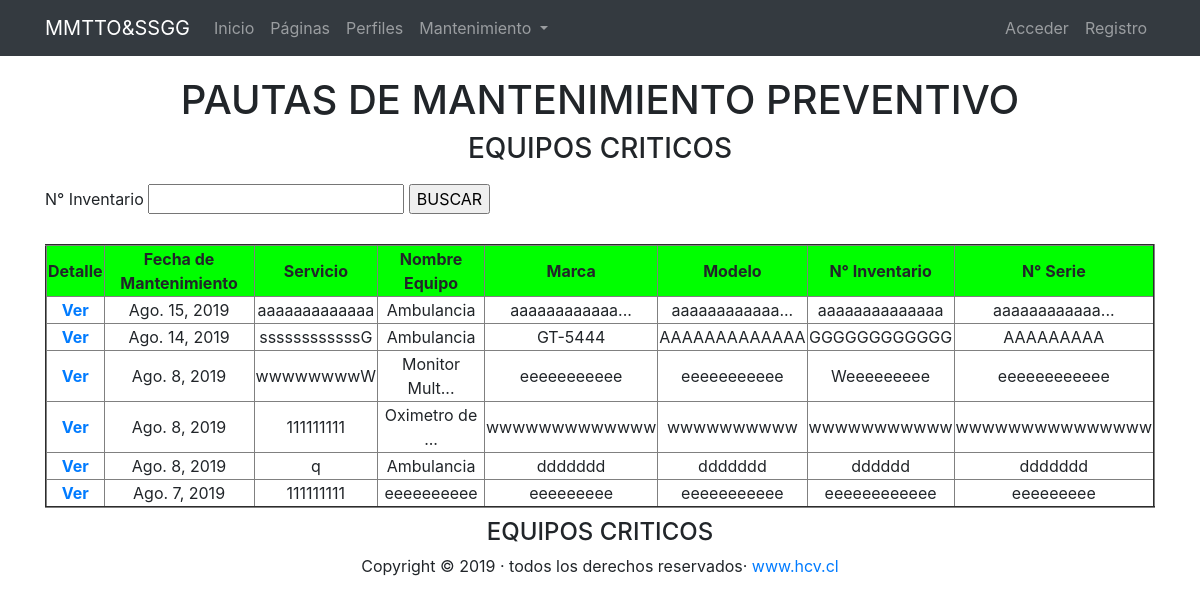
The page /monitores/ on the database its author committed.
### monitoreo/models.py (models this page shows, shortened)
class monitoreo(models.Model):
    servicio = models.CharField(max_length=100)
    nombre = models.CharField(max_length=100)
    serie = models.CharField(max_length=100)
    marca = models.CharField(max_length=100)
    modelo = models.CharField(max_length=100)
    inventario = models.CharField(max_length=100)
    justificacion = models.CharField(max_length=255)
    fecha = models.DateField(default=datetime.date.today)
    tecnico1 = models.CharField(max_length=255)
    tecnico2 = models.CharField(max_length=255)
    responsable = models.CharField(max_length=255)
    SI_NO = (('SI','Si'),('NO','No'))
    pauta1 = models.CharField(max_length=2,choices=SI_NO, default='SI', blank=True)
    SI_NO = (('SI','Si'),('NO','No'))
    pauta2 = models.CharField(max_length=2,choices=SI_NO, default='SI', blank=True)
    SI_NO = (('SI','Si'),('NO','No'))
    pauta3 = models.CharField(max_length=2,choices=SI_NO, default='SI', blank=True)
    SI_NO = (('SI','Si'),('NO','No'))
    pauta4 = models.CharField(max_length=2,choices=SI_NO, default='SI', blank=True)
    SI_NO = (('SI','Si'),('NO','No'))
    pauta5 = models.CharField(max_length=2,choices=SI_NO, default='SI', blank=True)
    SI_NO = (('SI','Si'),('NO','No'))
    pauta6 = models.CharField(max_length=2,choices=SI_NO, default='SI', blank=True)
    SI_NO = (('SI','Si'),('NO','No'))
    pauta7 = models.CharField(max_length=2,choices=SI_NO, default='SI', blank=True)
    SI_NO = (('SI','Si'),('NO','No'))
    pauta8 = models.CharField(max_length=2,choices=SI_NO, default='SI', blank=True)
    SI_NO = (('SI','Si'),('NO','No'))
    pauta9 = models.CharField(max_length=2,choices=SI_NO, default='SI', blank=True)
    SI_NO = (('SI','Si'),('NO','No'))
    pauta10 = models.CharField(max_length=2,choices=SI_NO, default='SI', blank=True)
    SI_NO = (('SI','Si'),('NO','No'))
    pauta11 = models.CharField(max_length=2,choices=SI_NO, default='SI', blank=True)
    SI_NO = (('SI','Si'),('NO','No'))
    pauta12 = models.CharField(max_length=2,choices=SI_NO, default='SI', blank=True)
    SI_NO = (('SI','Si'),('NO','No'))
    pauta13 = models.CharField(max_length=2,choices=SI_NO, default='SI', blank=True)
    SI_NO = (('SI','Si'),('NO','No'))
    pauta14 = models.CharField(max_length=2,choices=SI_NO, default='SI', blank=True)
    SI_NO = (('SI','Si'),('NO','No'))
    pauta15 = models.CharField(max_length=2,choices=SI_NO, default='SI', blank=True)
    SI_NO = (('SI','Si'),('NO','No'))
    pauta16 = models.CharField(max_length=2,choices=SI_NO, default='SI', blank=True)
    SI_NO = (('SI','Si'),('NO','No'))
    pauta17 = models.CharField(max_length=2,choices=SI_NO, default='SI', blank=True)
    SI_NO = (('SI','Si'),('NO','No'))
    pauta18 = models.CharField(max_length=2,choices=SI_NO, default='SI', blank=True)
    SI_NO = (('SI','Si'),('NO','No'))
    pauta19 = models.CharField(max_length=2,choices=SI_NO, default='SI', blank=True)
    SI_NO = (('SI','Si'),('NO','No'))
    pauta20 = models.CharField(max_length=2,choices=SI_NO, default='SI', blank=True)
    SI_NO = (('SI','Si'),('NO','No'))
    pauta21 = models.CharField(max_length=2,choices=SI_NO, default='SI', blank=True)
    SI_NO = (('SI','Si'),('NO','No'))
    pauta22 = models.CharField(max_length=2,choices=SI_NO, default='SI', blank=True)
    SI_NO = (('SI','Si'),('NO','No'))
    pauta23 = models.CharField(max_length=2,choices=SI_NO, default='SI', blank=True)
    SI_NO = (('SI','Si'),('NO','No'))
    pauta24 = models.CharField(max_length=2,choices=SI_NO, default='SI', blank=True)
    SI_NO = (('SI','Si'),('NO','No'))
    pauta25 = models.CharField(max_length=2,choices=SI_NO, default='SI', blank=True)
    SI_NO = (('SI','Si'),('NO','No'))
    pauta26 = models.CharField(max_length=2,choices=SI_NO, default='SI', blank=True)
    SI_NO = (('SI','Si'),('NO','No'))
    pauta27 = models.CharField(max_length=2,choices=SI_NO, default='SI', blank=True)
    SI_NO = (('SI','Si'),('NO','No'))
    pauta28 = models.CharField(max_length=2,choices=SI_NO, default='SI', blank=True)
    SI_NO = (('SI','Si'),('NO','No'))
    pauta29 = models.CharField(max_length=2,choices=SI_NO, default='SI', blank=True)
    SI_NO = (('SI','Si'),('NO','No'))
    pauta30 = models.CharField(max_length=2,choices=SI_NO, default='SI', blank=True)
    SI_NO = (('SI','Si'),('NO','No'))
    pauta31 = models.CharField(max_length=2,choices=SI_NO, default='SI', blank=True)
    SI_NO = (('SI','Si'),('NO','No'))
    pauta32 = models.CharField(max_length=2,choices=SI_NO, default='SI', blank=True)
    SI_NO = (('SI','Si'),('NO','No'))
    pauta33 = models.CharField(max_length=2,choices=SI_NO, default='SI', blank=True)
    SI_NO = (('SI','Si'),('NO','No'))
    pauta34 = models.CharField(max_length=2,choices=SI_NO, default='SI', blank=True)
    SI_NO = (('SI','Si'),('NO','No'))
    pauta35 = models.CharField(max_length=2,choices=SI_NO, default='SI', blank=True)
    SI_NO = (('SI','Si'),('NO','No'))
    pauta36 = models.CharField(max_length=2,choices=SI_NO, default='SI', blank=True)
    SI_NO = (('SI','Si'),('NO','No'))
    pauta37 = models.CharField(max_length=2,choices=SI_NO, default='SI', blank=True)
    SI_NO = (('SI','Si'),('NO','No'))
    pauta38 = models.CharField(max_length=2,choices=SI_NO, default='SI', blank=True)
    SI_NO = (('SI','Si'),('NO','No'))
    pauta39 = models.CharField(max_length=2,choices=SI_NO, default='SI', blank=True)
    SI_NO = (('SI','Si'),('NO','No'))
    pauta40 = models.CharField(max_length=2,choices=SI_NO, default='SI', blank=True)
    SI_NO = (('SI','Si'),('NO','No'))
    pauta41 = models.CharField(max_length=2,choices=SI_NO, default='SI', blank=True)
    SI_NO = (('SI','Si'),('NO','No'))
    pauta42 = models.CharField(max_length=2,choices=SI_NO, default='SI', blank=True)
    SI_NO = (('SI','Si'),('NO','No'))
    pauta43 = models.CharField(max_length=2,choices=SI_NO, default='SI', blank=True)
    SI_NO = (('SI','Si'),('NO','No'))
    pauta44 = models.CharField(max_length=2,choices=SI_NO, default='SI', blank=True)
    SI_NO = (('SI','Si'),('NO','No'))
    pauta45 = models.CharField(max_length=2,choices=SI_NO, default='SI', blank=True)
    SI_NO = (('SI','Si'),('NO','No'))
    pauta46 = models.CharField(max_length=2,choices=SI_NO, default='SI', blank=True)
    SI_NO = (('SI','Si'),('NO','No'))
    pauta47 = models.CharField(max_length=2,choices=SI_NO, default='SI', blank=True)
    SI_NO = (('SI','Si'),('NO','No'))
    pauta48 = models.CharField(max_length=2,choices=SI_NO, default='SI', blank=True)
    SI_NO = (('SI','Si'),('NO','No'))
    pauta49 = models.CharField(max_length=2,choices=SI_NO, default='SI', blank=True)
    SI_NO = (('SI','Si'),('NO','No'))
    pauta50 = models.CharField(max_length=2,choices=SI_NO, default='SI', blank=True)
    SI_NO = (('SI','Si'),('NO','No'))
    pauta51 = models.CharField(max_length=2,choices=SI_NO, default='SI', blank=True)
    SI_NO = (('SI','Si'),('NO','No'))
    pauta52 = models.CharField(max_length=2,choices=SI_NO, default='SI', blank=True)
    SI_NO = (('SI','Si'),('NO','No'))
    pauta53 = models.CharField(max_length=2,choices=SI_NO, default='SI', blank=True)
    SI_NO = (('SI','Si'),('NO','No'))
    pauta54 = models.CharField(max_length=2,choices=SI_NO, default='SI', blank=True)
    SI_NO = (('SI','Si'),('NO','No'))
    pauta55 = models.CharField(max_length=2,choices=SI_NO, default='SI', blank=True)
    SI_NO = (('SI','Si'),('NO','No'))
    pauta56 = models.CharField(max_length=2,choices=SI_NO, default='SI', blank=True)
    SI_NO = (('SI','Si'),('NO','No'))
    pauta57 = models.CharField(max_length=2,choices=SI_NO, default='SI', blank=True)
    SI_NO = (('SI','Si'),('NO','No'))
    pauta58 = models.CharField(max_length=2,choices=SI_NO, default='SI', blank=True)
    SI_NO = (('SI','Si'),('NO','No'))
    pauta59 = models.CharField(max_length=2,choices=SI_NO, default='SI', blank=True)
    SI_NO = (('SI','Si'),('NO','No'))
    pauta60 = models.CharField(max_length=2,choices=SI_NO, default='SI', blank=True)
    created = models.DateTimeField(auto_now_add=True, verbose_name="Fecha de creación")
    updated = models.DateTimeField(auto_now=True, verbose_name="Fecha de edición")
    class Meta:
        verbose_name='Pautas de Mantenimiento'

### monitoreo/views.py (the view)
# urls.py: path('', MonitoreoListView.as_view(), name='monitores'),
class MonitoreoListView(ListView):
    model = monitoreo
    paginate_by = 50

### monitoreo/templates/monitoreo/monitoreo_list.html (shortened to what this page needs)
{% extends 'core/base.html' %}
{% load static %}
{% block content %}
<div class="container">
  <div style="padding-top:20px; text-align:center;">
       <h1>PAUTAS DE MANTENIMIENTO PREVENTIVO</h1>
       <h3>EQUIPOS CRITICOS</h3>
   </div>
  <div class="container">
       <div class="row text-center">
         <table width="100%" border="2">
           <tbody>
          <div style="padding-top:10px; text-align:center;">
            <form action="{% url 'monitores:filtroinventario' %}" method="GET"> {% csrf_token %}
              N° Inventario
              <input type="text" name="buscar" value="" style="width:100 px"></input>
              <input type="submit" value="BUSCAR"></input>
            </form>
            <div style="padding-top:30px; text-align:center;"></div>
          </div>
                <tr>
               <th scope="row" bgcolor="#00FF00" >Detalle</th>
					   <td bgcolor="#00FF00"><b>Fecha de Mantenimiento</b></td>
                  <td bgcolor="#00FF00"><b>Servicio</b></td>
                  <td bgcolor="#00FF00"><b>Nombre Equipo</b></td>
                  <td bgcolor="#00FF00"><b>Marca</b></td>
                  <td bgcolor="#00FF00"><b>Modelo</b></td>
                  <td bgcolor="#00FF00"><b>N° Inventario</b></td>
                  <td bgcolor="#00FF00"><b>N° Serie</b></td>
				   </tr>
               {% for article in object_list|dictsort:"fecha" reversed %}
               <tr>
                  {% if article.nombre == 'Monitor Multiparametro' %}
                  <th scope="row"><a href="{% url 'monitores:monitor' article.id article.nombre|slugify %}">Ver</a></th>
                  {% elif article.nombre == 'Monitor de Signos Vitales' %}
                  <th scope="row"><a href="{% url 'vitales:vital' article.id article.nombre|slugify %}">Ver</a></th>
                  {% elif article.nombre == 'Maquina de Anestesia' %}
                  <th scope="row"><a href="{% url 'anestesias:anestesia' article.id article.nombre|slugify %}">Ver</a></th>
                  {% elif article.nombre == 'Incubadora Fija/Transporte' %}
                  <th scope="row"><a href="{% url 'incubadoras:incubadora' article.id article.nombre|slugify %}">Ver</a></th>
                  {% elif article.nombre ==  'Oximetro de Pulso' %}
                  <th scope="row"><a href="{% url 'oximetros:oximetro' article.id article.nombre|slugify %}">Ver</a></th>
                  {% elif article.nombre == 'Ventilador Mecanico' %}
                  <th scope="row"><a href="{% url 'ventiladores:ventilador' article.id article.nombre|slugify %}">Ver</a></th>
                  {% elif article.nombre == 'Desfibrilador' %}
                  <th scope="row"><a href="{% url 'desfibriladores:desfibrilador' article.id article.nombre|slugify %}">Ver</a></th>
                  {% else %}
                  <th scope="row"><a href="{% url 'monitores:monitor' article.id article.nombre|slugify %}">Ver</a></th>
                  {% endif %}
					   <td>{{article.fecha|date}}</td>
                  <td>{{article.servicio|truncatechars:"15"}}</td>
                  <td>{{article.nombre|truncatechars:"15"}}</td>
                  <td>{{article.marca|truncatechars:"15"}}</td>
                  <td>{{article.modelo|truncatechars:"15"}}</td>
                  <td>{{article.inventario|truncatechars:"15"}}</td>
                  <td>{{article.serie|truncatechars:"15"}}</td>
				   </tr>
               {% endfor %}
           </tbody>
         </table>
       </div>
      </div>
     <div class="row">
        <div class="text-center col-lg-6 offset-lg-3">
        <div style="padding-top:10px; text-align:center;">
              <h4>EQUIPOS CRITICOS</h4>
             <p>Copyright &copy; 2019 &middot; todos los derechos reservados&middot; <a href="#" >www.hcv.cl</a></p>
        </div>
       </div>
    </div>
  </div>
{% endblock %}

### rows shown on the page
monitoreo: shows "Ver", fecha "Ago. 15, 2019", servicio "aaaaaaaaaaaaa", nombre "Ambulancia", marca "aaaaaaaaaaaa...", modelo "aaaaaaaaaaaa...", inventario "aaaaaaaaaaaaaa", serie "aaaaaaaaaaaa..."
monitoreo: shows "Ver", fecha "Ago. 14, 2019", servicio "ssssssssssssG", nombre "Ambulancia", marca "GT-5444", modelo "AAAAAAAAAAAAA", inventario "GGGGGGGGGGGG", serie "AAAAAAAAA"
monitoreo: shows "Ver", fecha "Ago. 8, 2019", servicio "wwwwwwwwW", nombre "Monitor Mult...", marca "eeeeeeeeeee", modelo "eeeeeeeeeee", inventario "Weeeeeeeee", serie "eeeeeeeeeeee"
monitoreo: shows "Ver", fecha "Ago. 8, 2019", servicio "111111111", nombre "Oximetro de ...", marca "wwwwwwwwwwwww", modelo "wwwwwwwwww", inventario "wwwwwwwwwww", serie "wwwwwwwwwwwwwww"
monitoreo: shows "Ver", fecha "Ago. 8, 2019", servicio "q", nombre "Ambulancia", marca "ddddddd", modelo "ddddddd", inventario "dddddd", serie "ddddddd"
monitoreo: shows "Ver", fecha "Ago. 7, 2019", servicio "111111111", nombre "eeeeeeeeee", marca "eeeeeeeee", modelo "eeeeeeeeeee", inventario "eeeeeeeeeeee", serie "eeeeeeeee"
